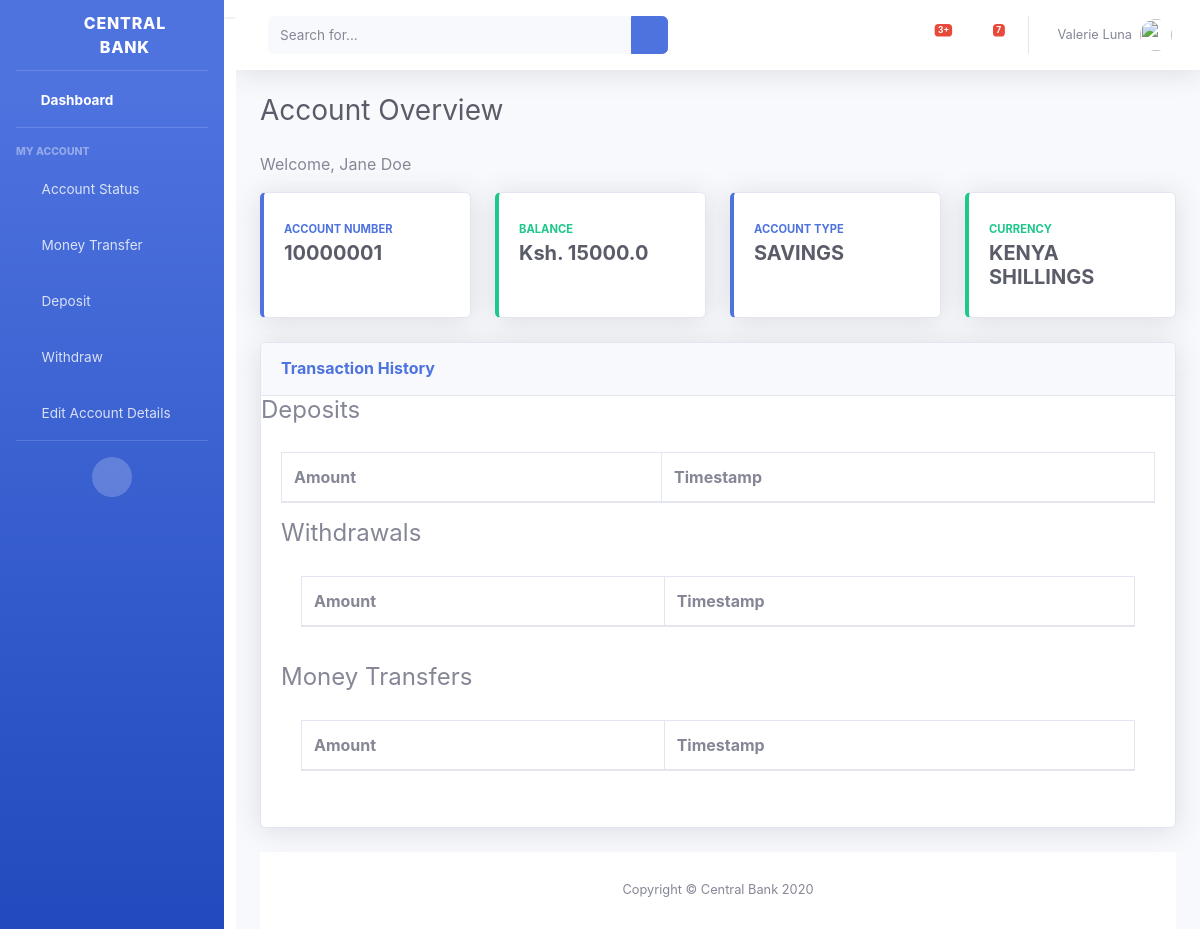
/customers/account_status/2/, run on an earlier commit of the app's database.
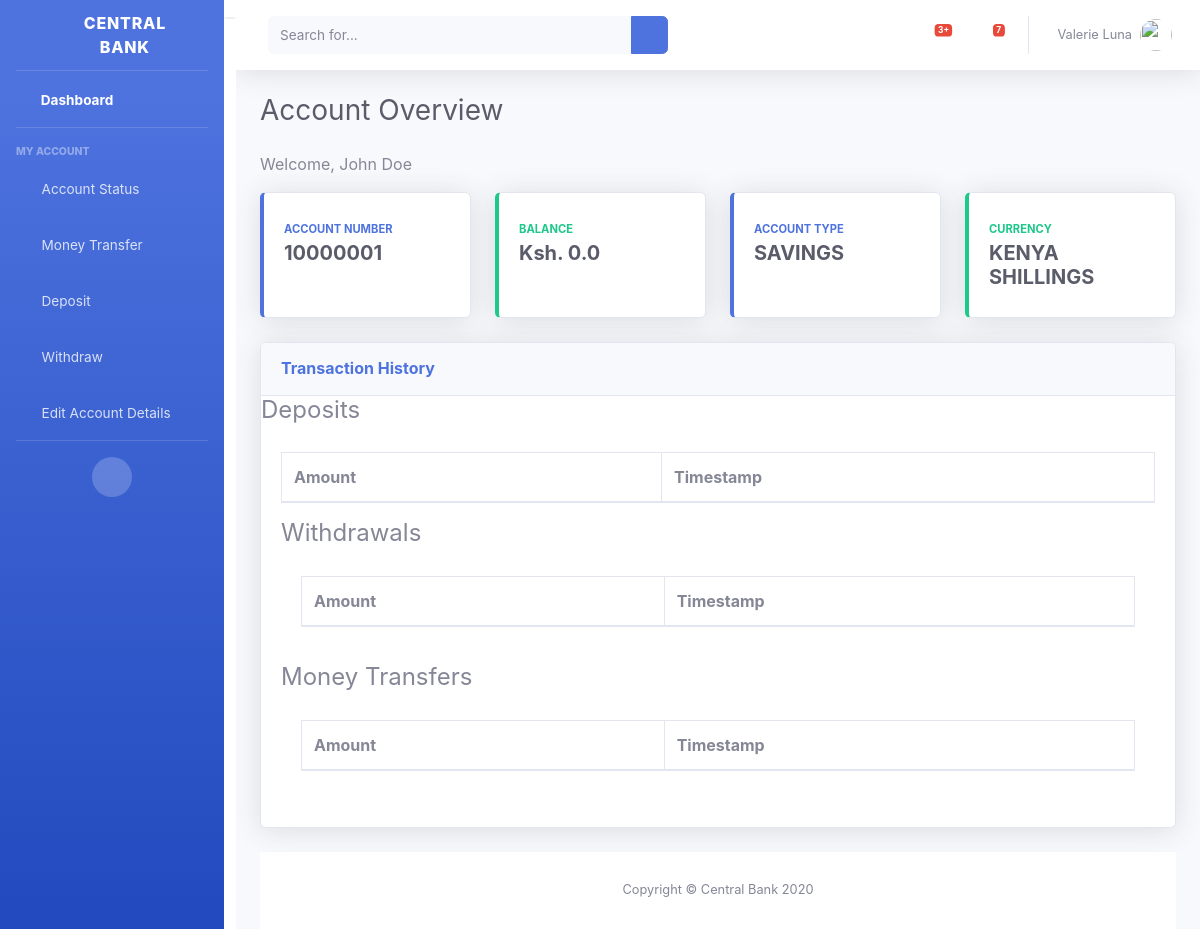
And on a later commit of the database.
### customers/models.py (models this page shows, shortened)
class Customer(models.Model):
    first_name = models.CharField(max_length=100)
    last_name = models.CharField(max_length=100)
    id_number = models.CharField(max_length=20)
    mobile_number = models.CharField(max_length=20)
    pin = models.CharField(max_length=10)
    class Meta:
        db_table = 'tbl_Customers'

### accounts/models.py (models this page shows, shortened)
class Account(models.Model):
    ACCOUNT_TYPE_CHOICES = [
        ("SAVINGS",'Savings'),
        ("CURRENT",'Current'),
    ]
    CURRENCY_CHOICE = [
        ("KENYA SHILLINGS","Kenya Shillings"),
        ("US DOLLAR","US Dollars")
    ]
    account_number = models.PositiveIntegerField(
        validators=[
            MinValueValidator(10000000),
            MaxValueValidator(99999999)
        ],
        default=10000000
    )
    balance = models.FloatField(
        default=0,
    )
    account_type = models.CharField(max_length=100,choices=ACCOUNT_TYPE_CHOICES,default='SAVINGS')
    currency = models.CharField(max_length=15,choices=CURRENCY_CHOICE,default='KENYA SHILLINGS')
    customer = models.ForeignKey(Customer,on_delete=models.CASCADE,default=1)
    class Meta:
        db_table = 'tbl_Accounts'

### customers/views.py (the view)
# urls.py: path('account_status/<int:pk>/',views.account_status,name='account_status'),
def account_status(request,pk):
    customer = Customer.objects.get(pk=pk)
    account = Account.objects.get(pk=pk)
    deposits = Deposit.objects.filter(customer_id=pk)
    withdrawals = Withdrawal.objects.filter(customer_id=pk)
    money_transfers = MoneyTransfer.objects.filter(sender_id=pk)
    context = {
        'customer': customer,
        'account': account,
        'deposits':deposits,
        'withdrawals':withdrawals,
        'money_transfers':money_transfers,
    }
    return render(request,'customers/account_status.html',context)

### customers/templates/customers/account_status.html (shortened to what the changed rows need)
{% load static %}
<!DOCTYPE html>
<html lang="en">
<head>
  <link href="{% static 'vendor/fontawesome-free/css/all.min.css' %}" rel="stylesheet" type="text/css">
  <link href="{% static 'css/sb-admin-2.min.css' %}" rel="stylesheet">
</head>
<body id="page-top">
  <div id="wrapper">
    <div id="content-wrapper" class="d-flex flex-column">
      <div id="content">
        <div class="container-fluid">
          <div class="d-sm-flex align-items-center justify-content-between mb-4">
            <h1 class="h3 mb-0 text-gray-800">Account Overview</h1>
          </div>
          <p>Welcome, {{ customer.first_name }} {{  customer.last_name }}</p>
          <div class="row">
            <div class="col-xl-3 col-md-6 mb-4">
              <div class="card border-left-primary shadow h-100 py-2">
                <div class="card-body">
                  <div class="row no-gutters align-items-center">
                    <div class="col mr-2">
                      <div class="text-xs font-weight-bold text-primary text-uppercase mb-1">Account Number</div>
                      <div class="h5 mb-0 font-weight-bold text-gray-800">{{ account.account_number }}</div>
                    </div>
                  </div>
                </div>
              </div>
            </div>
            <div class="col-xl-3 col-md-6 mb-4">
              <div class="card border-left-success shadow h-100 py-2">
                <div class="card-body">
                  <div class="row no-gutters align-items-center">
                    <div class="col mr-2">
                      <div class="text-xs font-weight-bold text-success text-uppercase mb-1">Balance</div>
                      <div class="h5 mb-0 font-weight-bold text-gray-800">Ksh. {{ account.balance }}</div>
                    </div>
                  </div>
                </div>
              </div>
            </div>
            <div class="col-xl-3 col-md-6 mb-4">
              <div class="card border-left-primary shadow h-100 py-2">
                <div class="card-body">
                  <div class="row no-gutters align-items-center">
                    <div class="col mr-2">
                      <div class="text-xs font-weight-bold text-primary text-uppercase mb-1">Account Type</div>
                      <div class="h5 mb-0 font-weight-bold text-gray-800">{{ account.account_type }}</div>
                    </div>
                  </div>
                </div>
              </div>
            </div>
            <div class="col-xl-3 col-md-6 mb-4">
              <div class="card border-left-success shadow h-100 py-2">
                <div class="card-body">
                  <div class="row no-gutters align-items-center">
                    <div class="col mr-2">
                      <div class="text-xs font-weight-bold text-success text-uppercase mb-1">Currency</div>
                      <div class="h5 mb-0 font-weight-bold text-gray-800"> {{ account.currency }}</div>
                    </div>
                  </div>
                </div>
              </div>
            </div>
      </div>
        <div class="card shadow mb-4">
          <div class="card-header py-3">
            </div>
            <h4> Deposits</h4>
            <div class="card-body">
              <div class="table-responsive">
                <table class="table table-bordered" id="dataTable" width="100%" cellspacing="0">
                  <thead>
                    <tr>
                      <th>Amount</th>
                      <th>Timestamp</th>
                    </tr>
                  </thead>
                </table>
              </div>
            <div class="card-body">
              <div class="table-responsive">
                <table class="table table-bordered" id="dataTable" width="100%" cellspacing="0">
                  <thead>
                    <tr>
                      <th>Amount</th>
                      <th>Timestamp</th>
                    </tr>
                  </thead>
                </table>
              </div>
            </div>
            <div class="card-body">
              <div class="table-responsive">
                <table class="table table-bordered" id="dataTable" width="100%" cellspacing="0">
                  <thead>
                    <tr>
                      <th>Amount</th>
                      <th>Timestamp</th>
                    </tr>
                  </thead>
                </table>
              </div>
            </div>
          </div>
        </div>
      <footer class="sticky-footer bg-white">
        <div class="container my-auto">
        </div>
      </footer>
    </div>
  </div>
</body>
</html>

What changed in the data, as far as the page shows it:
changed Customer "Doe": first_name "Jane" → "John"
changed Account "SAVINGS": balance "15000.0" → "0.0"
